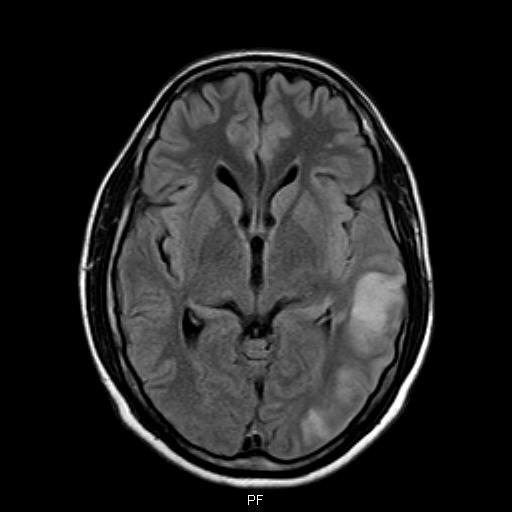
#> input picture Phase1_Image_Processing/Projects/Tumor-Detection/Datas/1.jpeg, 512 x 512 px; its folder holds only this picture in this run
$ python main.py
#> lines starting #> are read from the running program, lines starting #| are printed output that depends on the picture; after the words box and inside, x2 and y2 are one past the last pixel; in counts of white or black regions, pixels touching at a corner belong together
import os
import cv2
import numpy as np
from skimage.metrics import structural_similarity as ssim

def loadImagesFromDirectory(directoryPath):
#> called with directoryPath = './Datas'
    imageList = []
    for filename in os.listdir(directoryPath):
        img = cv2.imread(os.path.join(directoryPath, filename), cv2.IMREAD_GRAYSCALE)
#> img is the input picture: shape (512, 512); min 0, max 255, mean 35.9
        if img is not None:
            imageList.append(img)
    return imageList

def splitBrainHalves(image):
    _, width = image.shape
    midPoint = width // 2
    leftHalf = image[:, :midPoint]
    rightHalf = image[:, midPoint:]
    return leftHalf, rightHalf

def isTumorPresent(leftHalf, rightHalf):
    score, _ = ssim(leftHalf, rightHalf, full=True)

    diffImage = cv2.absdiff(leftHalf, rightHalf)

    _, diffThresh = cv2.threshold(diffImage, 25, 255, cv2.THRESH_BINARY)

    nonZeroCount = cv2.countNonZero(diffThresh)

    if score < 0.95 and nonZeroCount > 50:
        return True
    return False

def detectTumor(image):
    blurredImage = cv2.GaussianBlur(image, (5, 5), 0)
    _, binaryImage = cv2.threshold(blurredImage, 111, 255, cv2.THRESH_BINARY_INV)

    binaryImage = cv2.dilate(binaryImage, np.ones((5, 5), dtype=np.int8))
    binaryImage = cv2.dilate(binaryImage, np.ones((5, 5), dtype=np.int8))

    contours, _ = cv2.findContours(binaryImage, cv2.RETR_TREE, cv2.CHAIN_APPROX_SIMPLE)

    tumorContours = []
    for contour in contours:
        area = cv2.contourArea(contour)
        if 300 < area < 5000:
            tumorContours.append(contour)

    if tumorContours:
        return tumorContours

    return None

def drawTumorContour(image, contour):
    cv2.drawContours(image, [contour], -1, (0, 255, 0), 2)
    return image

dataDirectory = './Datas'
images = loadImagesFromDirectory(dataDirectory)
#> images = 1 item

for img in images:
    leftHalf, rightHalf = splitBrainHalves(img)
    if isTumorPresent(leftHalf, rightHalf):
        tumorContours = detectTumor(img)
        if tumorContours is not None:
            outputImage = img.copy()
            for tumor in tumorContours:
                drawTumorContour(outputImage, tumor)
            cv2.imshow('Tumor Detected', outputImage)
            cv2.waitKey(0)
        else:
            print('Tumor present, but could not be precisely located.')
    else:
        print('No tumor detected.')
#> this loop made 1 pass
#> (width in splitBrainHalves, midPoint in splitBrainHalves, score in isTumorPresent, nonZeroCount in isTumorPresent) on pass 1: (512, 256, 0.201, 88698)
#> pass 1, in splitBrainHalves, `leftHalf = image[:, :midPoint]`:
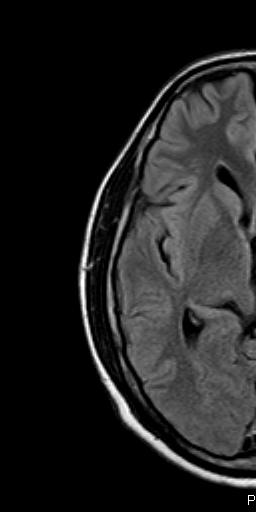
#> leftHalf: shape (512, 256); min 0, max 255, mean 33.5
#> pass 1, in splitBrainHalves, `rightHalf = image[:, midPoint:]`:
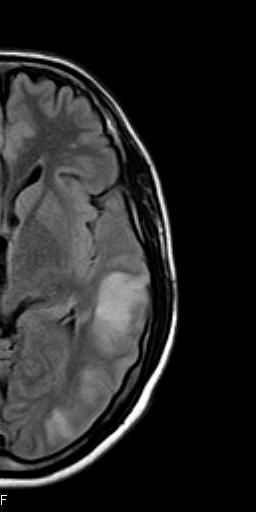
#> rightHalf: shape (512, 256); min 0, max 255, mean 38.2
#> pass 1, in isTumorPresent, `diffImage = cv2.absdiff(leftHalf, rightHalf)`:
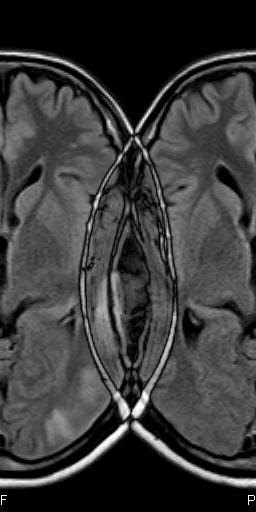
#> diffImage: shape (512, 256); min 0, max 255, mean 58.6
#> pass 1, in isTumorPresent, `_, diffThresh = cv2.threshold(diffImage, 25, 255, cv2.THRESH_BINARY)`:
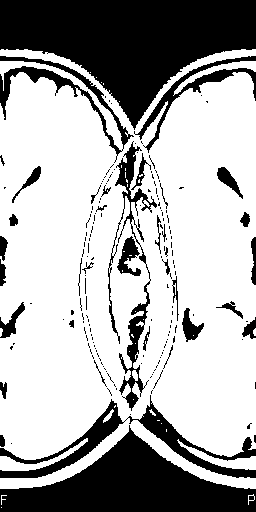
#> diffThresh: shape (512, 256); 67.7% white; 181 black regions (144 under 20 px), largest, box (x1, y1, x2, y2) and area: (0, 0, 256, 130) 17905, (0, 425, 256, 512) 10498, (0, 395, 256, 478) 3982

cv2.destroyAllWindows()

$ run again, on Phase1_Image_Processing/Projects/Tumor-Detection/Datas/5.jpeg
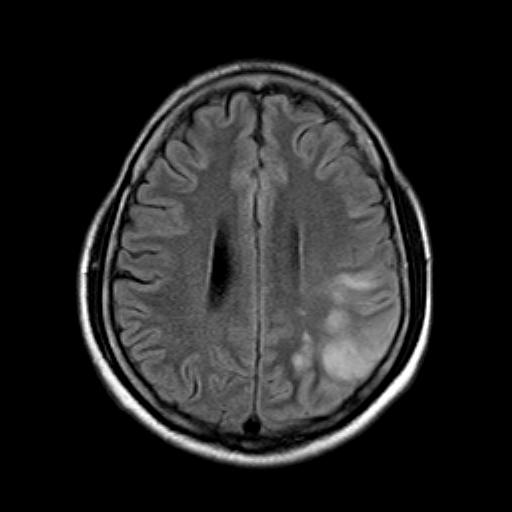
#> input picture Phase1_Image_Processing/Projects/Tumor-Detection/Datas/5.jpeg, 512 x 512 px
#> in loadImagesFromDirectory, img is the input picture: shape (512, 512); min 0, max 255, mean 36.5
#> images = 1 item
#> the loop `for img in images:` made 1 pass
#> (width in splitBrainHalves, midPoint in splitBrainHalves, score in isTumorPresent, nonZeroCount in isTumorPresent) on pass 1: (512, 256, 0.268, 84076)
#> pass 1, in splitBrainHalves, `rightHalf = image[:, midPoint:]`:
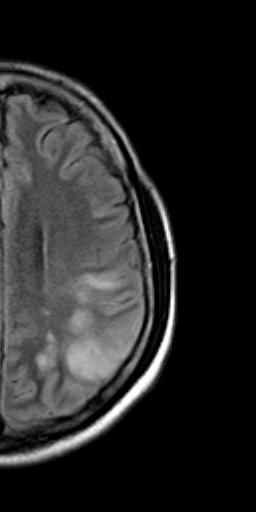
#> rightHalf: shape (512, 256); min 0, max 255, mean 38.6
#> pass 1, in isTumorPresent, `_, diffThresh = cv2.threshold(diffImage, 25, 255, cv2.THRESH_BINARY)`:
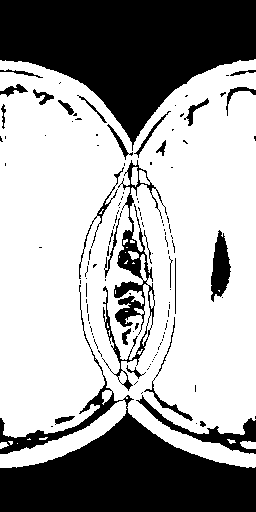
#> diffThresh: shape (512, 256); 64.1% white; 122 black regions (95 under 20 px), largest, box (x1, y1, x2, y2) and area: (0, 0, 256, 151) 21634, (0, 285, 256, 512) 17503, (102, 160, 167, 391) 2749

$ run again, on Phase1_Image_Processing/Projects/Tumor-Detection/Datas/6.jpeg
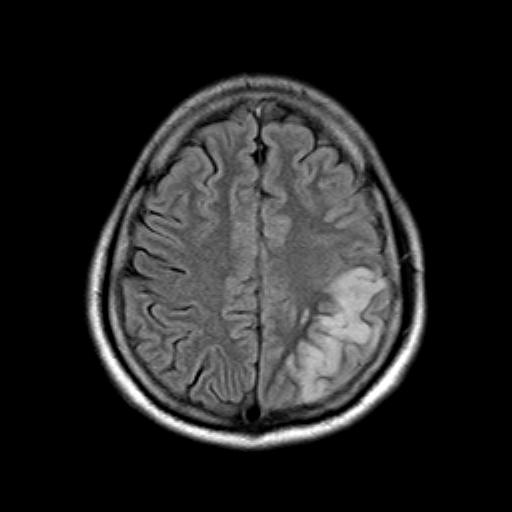
#> input picture Phase1_Image_Processing/Projects/Tumor-Detection/Datas/6.jpeg, 512 x 512 px
#> in loadImagesFromDirectory, img is the input picture: shape (512, 512); min 0, max 255, mean 37.4
#> images = 1 item
#> the loop `for img in images:` made 1 pass
#> (width in splitBrainHalves, midPoint in splitBrainHalves, score in isTumorPresent, nonZeroCount in isTumorPresent) on pass 1: (512, 256, 0.329, 78912)
#> pass 1, in splitBrainHalves, `rightHalf = image[:, midPoint:]`:
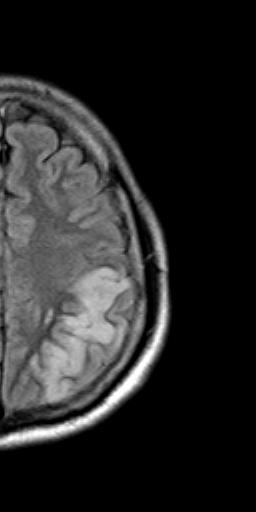
#> rightHalf: shape (512, 256); min 0, max 255, mean 39.5
#> pass 1, in isTumorPresent, `_, diffThresh = cv2.threshold(diffImage, 25, 255, cv2.THRESH_BINARY)`:
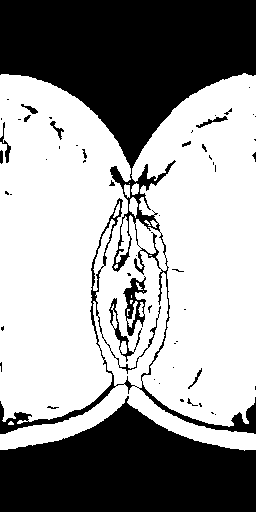
#> diffThresh: shape (512, 256); 60.2% white; 56 black regions (40 under 20 px), largest, box (x1, y1, x2, y2) and area: (0, 0, 256, 434) 30599, (0, 396, 256, 512) 19813, (123, 276, 147, 336) 606
